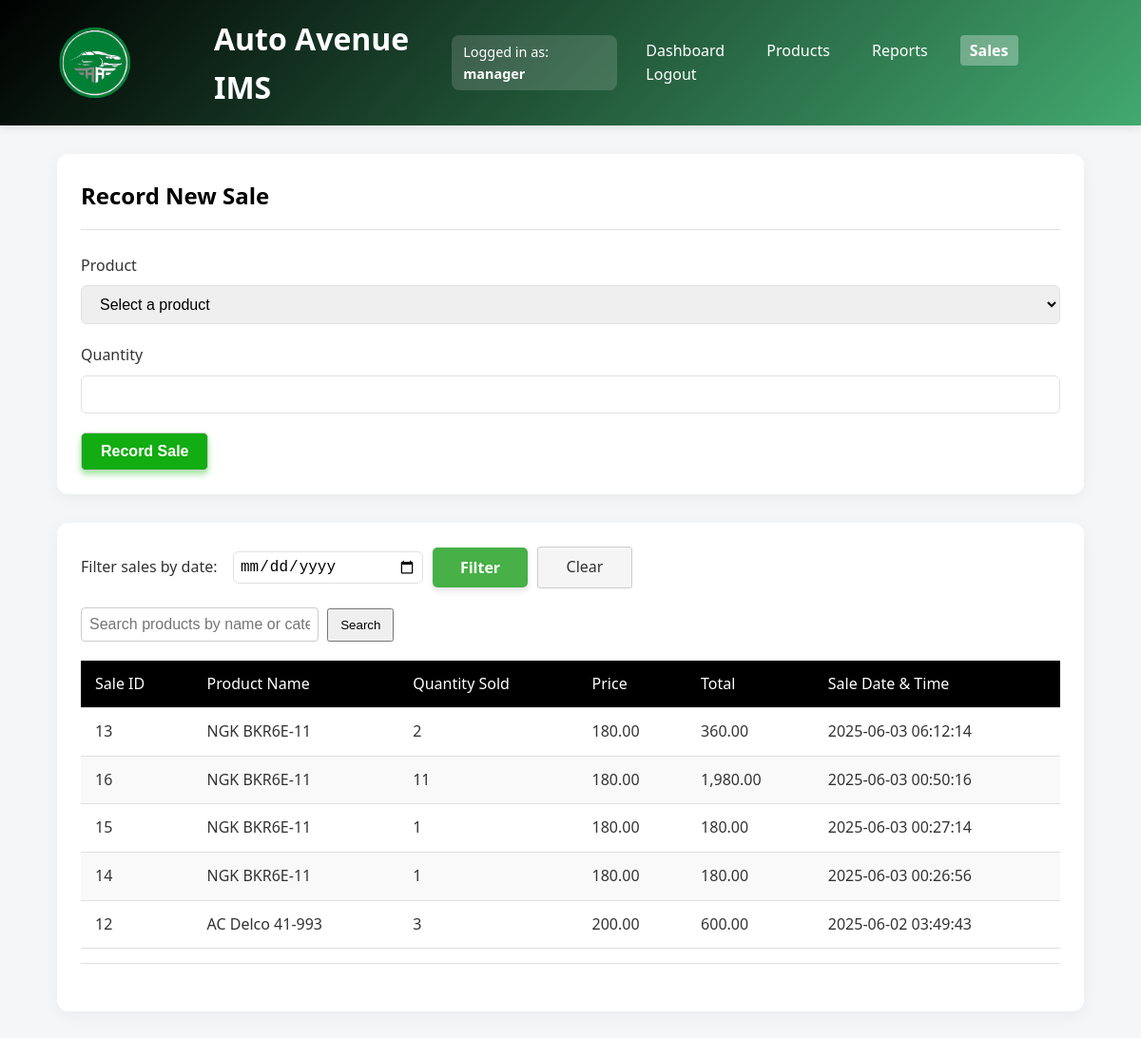
The app's page /sales.php (signed in) with its own data.
### tables this page shows
CREATE TABLE `sales` (
  `sale_id` int(11) NOT NULL,
  `product_id` int(11) DEFAULT NULL,
  `quantity_sold` int(11) NOT NULL,
  `sale_date` timestamp NOT NULL DEFAULT current_timestamp()
);

CREATE TABLE `products` (
  `product_id` int(11) NOT NULL,
  `name` varchar(100) NOT NULL,
  `quantity` int(11) NOT NULL DEFAULT 0,
  `price` decimal(10,2) NOT NULL,
  `category` varchar(50) DEFAULT NULL,
  `min_stock_level` int(11) DEFAULT 10,
  `last_updated` timestamp NOT NULL DEFAULT current_timestamp() ON UPDATE current_timestamp(),
  `is_active` tinyint(1) DEFAULT 1,
  `warranty_period` varchar(50) DEFAULT NULL,
  `warranty_terms` text DEFAULT NULL,
  `vin_code` varchar(17) DEFAULT NULL,
  `supplier_id` int(11) DEFAULT NULL,
  `supplier` varchar(100) DEFAULT NULL
);

### sales.php (the view, shortened to what this page needs)
<?php
require_once __DIR__ . '/includes/config.php';
$sale_date_filter = $_GET['sale_date'] ?? '';
$where_clause = "";
$params = [];
$param_types = "";
if ($where_clause) {
    $stmt = $conn->prepare("
        SELECT s.sale_id, p.name, s.quantity_sold, p.price, (s.quantity_sold * p.price) as total, s.sale_date
        FROM sales s
        LEFT JOIN products p ON s.product_id = p.product_id
        $where_clause
        ORDER BY s.sale_date DESC
        LIMIT 50
    ");
    if (!$stmt) {
        die("Prepare failed: " . $conn->error);
    }
    $stmt->bind_param($param_types, ...$params);
    $stmt->execute();
    $sales_result = $stmt->get_result();
} else {
    $sales_result = $conn->query("
        SELECT s.sale_id, p.name, s.quantity_sold, p.price, (s.quantity_sold * p.price) as total, s.sale_date
        FROM sales s
        LEFT JOIN products p ON s.product_id = p.product_id
        ORDER BY s.sale_date DESC
        LIMIT 50
    ");
}
?>
<!DOCTYPE html>
<html lang="en">
<head>
</head>
<body>
    <header>
        <div class="container">
            <div style="display: flex; align-items: center; gap: 15px;">
                <img src="autoavelogo.svg" alt="Auto Avenue Logo" class="logo" width="150" />
                <h1>Auto Avenue IMS</h1>
            </div>
            <div style="background-color: rgba(255, 255, 255, 0.15); padding: 6px 12px; border-radius: 8px; font-size: 0.9rem;">
                Logged in as: <strong><?= htmlspecialchars($_SESSION['role']) ?></strong>
            </div>
            <nav>
                <a href="dashboard.php">Dashboard</a>
                <a href="products.php">Products</a>
                <a href="reports.php">Reports</a>
                <a href="sales.php" class="active">Sales</a>
                <a href="logout.php">Logout</a>
            </nav>
        </div>
    </header>
    <main class="main-content">
        <div class="section">
            <div class="page-header">
                <h2>Record New Sale</h2>
            </div>
            <form method="POST">
                <div class="form-group">
                    <label for="product_id">Product</label>
                    <select id="product_id" name="product_id" required>
                        <option value="">Select a product</option>
                    </select>
                </div>
                <div class="form-group">
                    <label for="quantity">Quantity</label>
                    <input type="number" id="quantity" name="quantity" min="1" required />
                </div>
                <button type="submit" class="btn-record">Record Sale</button>
            </form>
        </div>
        <div class="section">
            <div class="page-header">
<form method="GET" action="" style="margin-bottom: 20px;">
  <div class="form-group" style="display: flex; align-items: center; gap: 10px;">
    <label for="sale_date" style="min-width: 150px; margin: 0;">Filter sales by date:</label>
    <input type="date" id="sale_date" name="sale_date" value="<?= htmlspecialchars($sale_date_filter) ?>" style="max-width: 200px; padding: 6px;" />
    <button type="submit" class="btn">Filter</button>
    <a href="sales.php" class="btn btn-clear">Clear</a>
  </div>
</form>
<form method="GET" action="sales.php" style="margin-bottom: 20px;">
  <input type="text" name="search" placeholder="Search products by name or category"
         value="<?= isset($_GET['search']) ? htmlspecialchars($_GET['search']) : '' ?>"
         style="padding: 8px; width: 250px; border-radius: 4px; border: 1px solid #ccc;">
  <button type="submit" class="add-product-btn" style="padding: 8px 12px; margin-left: 5px;">Search</button>
</form>
<table>
    <thead>
        <tr>
            <th>Sale ID</th>
            <th>Product Name</th>
            <th>Quantity Sold</th>
            <th>Price</th>
            <th>Total</th>
            <th>Sale Date & Time</th>
        </tr>
    </thead>
    <tbody>
        <?php if ($sales_result && $sales_result->num_rows > 0): ?>
            <?php while($row = $sales_result->fetch_assoc()): ?>
                <tr>
                    <td><?= htmlspecialchars($row['sale_id']) ?></td>
                    <td><?= htmlspecialchars($row['name']) ?></td>
                    <td><?= htmlspecialchars($row['quantity_sold']) ?></td>
                    <td><?= number_format($row['price'], 2) ?></td>
                    <td><?= number_format($row['total'], 2) ?></td>
                    <td><?= htmlspecialchars($row['sale_date']) ?></td>
                </tr>
            <?php endwhile; ?>
        <?php else: ?>
            <tr>
                <td colspan="6" style="text-align:center;">No sales found for this date.</td>
            </tr>
        <?php endif; ?>
    </tbody>
</table>
</body>
</html>

### sales.php (style rules this page uses)
:root { --primary: rgb(0, 0, 0); --primary-light: rgb(66, 169, 111); --secondary: #ff6b6b; --success: #4CAF50; --warning: #ff9800; --danger: #f44336; --text-color: #333; --text-light: #666; --bg-color: #f4f6f8; --border-color: #e0e0e0; }
* { box-sizing: border-box; margin: 0; padding: 0; }
body { font-family: 'Segoe UI', Tahoma, Geneva, Verdana, sans-serif; background-color: var(--bg-color); color: var(--text-color); line-height: 1.6; }
header { background: linear-gradient(135deg, var(--primary), var(--primary-light)); color: white; padding: 15px 0; box-shadow: 0 2px 10px rgba(0, 0, 0, 0.1); }
.container { width: 90%; max-width: 1200px; margin: 0 auto; display: flex; justify-content: space-between; align-items: center; }
nav a { color: white; text-decoration: none; margin-left: 20px; font-weight: 500; transition: all 0.3s ease; padding: 5px 10px; border-radius: 4px; }
nav a.active { background-color: rgba(255, 255, 255, 0.3); font-weight: 600; }
.main-content { width: 90%; max-width: 1200px; margin: 30px auto; }
.section { background: white; border-radius: 12px; box-shadow: 0 4px 15px rgba(0, 0, 0, 0.05); padding: 25px; margin-bottom: 30px; }
.page-header { margin-bottom: 25px; padding-bottom: 15px; border-bottom: 1px solid var(--border-color); }
.page-header h2 { color: var(--primary); }
.form-group { margin-bottom: 20px; }
label { display: block; margin-bottom: 8px; font-weight: 500; }
select, input { width: 100%; padding: 10px 15px; border: 1px solid var(--border-color); border-radius: 6px; font-size: 16px; }
.btn { background-color: var(--primary); color: white; border: none; padding: 10px 20px; border-radius: 6px; cursor: pointer; font-size: 16px; font-weight: 500; transition: background-color 0.3s; }
table { width: 100%; border-collapse: collapse; margin-top: 20px; }
th, td { padding: 12px 15px; text-align: left; border-bottom: 1px solid var(--border-color); }
th { background-color: var(--primary); color: white; font-weight: 500; }
tr:nth-child(even) { background-color: #f9f9f9; }
.btn, .btn-clear { display: inline-block; width: 100px; padding: 8px 0; font-size: 16px; text-align: center; border: 1px solid #ccc; background-color: #f5f5f5; color: #333; text-decoration: none; cursor: pointer; box-sizing: border-box; font-family: inherit; border-radius: 3px; user-select: none; }
button.btn { border: none; background-color:rgba(22, 155, 22, 0.79); color: white; padding: 10px 20px; font-size: 16px; font-weight: 600; border-radius: 5px; cursor: pointer; box-shadow: 0 4px 6px rgba(0, 0, 0, 0.1); transition: background-color 0.3s ease, box-shadow 0.3s ease; }
button.btn-record { border: 1px solid #ccc; background-color: rgb(18, 173, 18); color: white; padding: 10px 20px; font-size: 16px; font-weight: 600; border-radius: 5px; cursor: pointer; box-shadow: 0 4px 6px rgba(22, 189, 22, 0.4); transition: background-color 0.3s ease, box-shadow 0.3s ease; }

### records on screen
sales: sale_id "13", product.name "NGK BKR6E-11", quantity_sold "2", product.price "180.00", total "360.00", sale_date "2025-06-03 06:12:14"
sales: sale_id "16", product.name "NGK BKR6E-11", quantity_sold "11", product.price "180.00", total "1,980.00", sale_date "2025-06-03 00:50:16"
sales: sale_id "15", product.name "NGK BKR6E-11", quantity_sold "1", product.price "180.00", total "180.00", sale_date "2025-06-03 00:27:14"
sales: sale_id "14", product.name "NGK BKR6E-11", quantity_sold "1", product.price "180.00", total "180.00", sale_date "2025-06-03 00:26:56"
sales: sale_id "12", product.name "AC Delco 41-993", quantity_sold "3", product.price "200.00", total "600.00", sale_date "2025-06-02 03:49:43"

### other values on screen
$_SESSION['role'] "manager"
